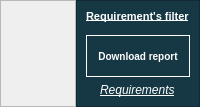
             <widget class="QWidget" name="Graphe">
              <layout class="QHBoxLayout" name="horizontalLayout_9">
               <property name="spacing">
                <number>0</number>
               </property>
               <property name="leftMargin">
                <number>0</number>
               </property>
               <property name="topMargin">
                <number>0</number>
               </property>
               <property name="rightMargin">
                <number>0</number>
               </property>
               <property name="bottomMargin">
                <number>0</number>
               </property>
               <item>
                <widget class="QFrame" name="graphe_affiche">
                 <property name="sizePolicy">
                  <sizepolicy hsizetype="Expanding" vsizetype="Expanding">
                   <horstretch>0</horstretch>
                   <verstretch>0</verstretch>
                  </sizepolicy>
                 </property>
                 <property name="styleSheet">
                  <string notr="true">#graphe{
        background-color:white;
}</string>
                 </property>
                 <property name="frameShape">
                  <enum>QFrame::Shape::StyledPanel</enum>
                 </property>
                 <property name="frameShadow">
                  <enum>QFrame::Shadow::Raised</enum>
                 </property>
                </widget>
               </item>
               <item>
                <widget class="QFrame" name="frame_11">
                 <property name="minimumSize">
                  <size>
                   <width>0</width>
                   <height>0</height>
                  </size>
                 </property>
                 <property name="maximumSize">
                  <size>
                   <width>400</width>
                   <height>16777215</height>
                  </size>
                 </property>
                 <property name="styleSheet">
                  <string notr="true">background-color: rgba(22, 55, 68, 1);
color:white;
</string>
                 </property>
                 <property name="frameShape">
                  <enum>QFrame::Shape::StyledPanel</enum>
                 </property>
                 <property name="frameShadow">
                  <enum>QFrame::Shadow::Raised</enum>
                 </property>
                 <layout class="QVBoxLayout" name="verticalLayout_8">
                  <item alignment="Qt::AlignmentFlag::AlignHCenter">
                   <widget class="QLabel" name="label_10">
                    <property name="maximumSize">
                     <size>
                      <width>16777215</width>
                      <height>20</height>
                     </size>
                    </property>
                    <property name="font">
                     <font>
                      <pointsize>-1</pointsize>
                      <bold>true</bold>
                      <underline>true</underline>
                     </font>
                    </property>
                    <property name="styleSheet">
                     <string notr="true">color:white;
font-size: 11px;</string>
                    </property>
                    <property name="text">
                     <string>Requirement's filter</string>
                    </property>
                   </widget>
                  </item>
                  <item>
                   <widget class="QFrame" name="frame_9">
                    <property name="maximumSize">
                     <size>
                      <width>16777215</width>
                      <height>16777215</height>
                     </size>
                    </property>
                    <property name="styleSheet">
                     <string notr="true">border:none;</string>
                    </property>
                    <property name="frameShape">
                     <enum>QFrame::Shape::StyledPanel</enum>
                    </property>
                    <property name="frameShadow">
                     <enum>QFrame::Shadow::Raised</enum>
                    </property>
                   </widget>
                  </item>
                  <item>
                   <widget class="QPushButton" name="BoutonTelechargementCSV">
                    <property name="cursor">
                     <cursorShape>PointingHandCursor</cursorShape>
                    </property>
                    <property name="styleSheet">
                     <string notr="true">/* Style du bouton */
QPushButton {
    background-color: white , transparent;
    color: white; /* Texte blanc */
    font-size: 10px; /* Taille du texte */
    font-weight: bold; /* Texte en gras */
    border: none; /* Pas de bordure */
    padding: 5px 10px; /* Marge intérieure */
    width: 80px;
    height: 30px;
    border:1px solid white;
}

QPushButton[color=&quot;color_changed&quot;] {
    color: rgb(103, 158, 180);
    background-color: rgba(27, 56, 69, 0.7);
}

/* Effet au survol */
QPushButton:hover {
    font-size: 10px;
    background-color: rgba(20, 31, 35, 1);
    padding: 5px 10px; /* Marge intérieure */
    width: 80px;
}

QPushButton:pressed {
    background-color: rgba(20, 31, 35, 0.5);
    padding: 5px 10px; /* Marge intérieure */
    width: 80px;
}

/* État désactivé */
QPushButton:disabled {
    color: gray; /* Texte gris */
    background-color: rgba(50, 50, 50, 0.5); /* Fond gris */
    border: 1px solid rgba(100, 100, 100, 0.5);
}
</string>
                    </property>
                    <property name="text">
                     <string>Download report</string>
                    </property>
                   </widget>
                  </item>
                  <item alignment="Qt::AlignmentFlag::AlignHCenter">
                   <widget class="QLabel" name="label_8">
                    <property name="maximumSize">
                     <size>
                      <width>16777215</width>
                      <height>18</height>
                     </size>
                    </property>
                    <property name="font">
                     <font>
                      <italic>true</italic>
                      <underline>true</underline>
                     </font>
                    </property>
                    <property name="styleSheet">
                     <string notr="true">text-align: center;</string>
                    </property>
                    <property name="text">
                     <string>Requirements</string>
                    </property>
                   </widget>
                  </item>
                 </layout>
                </widget>
               </item>
              </layout>
             </widget>
